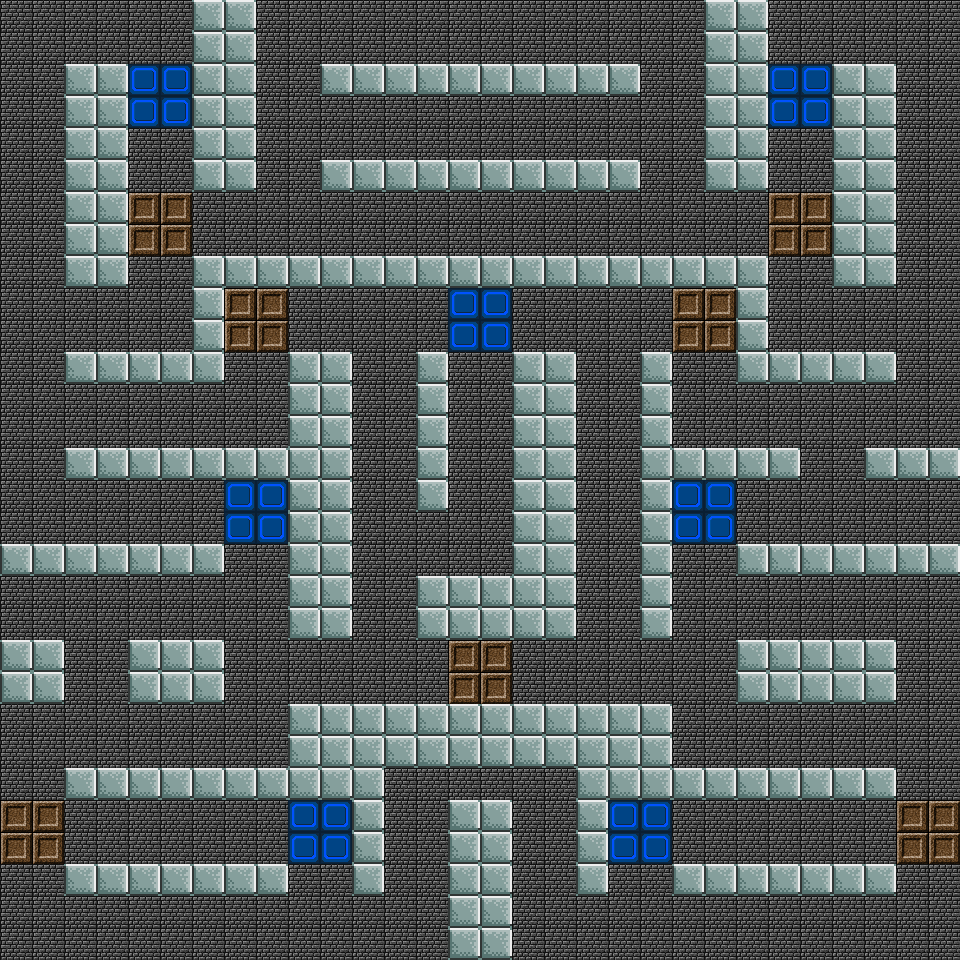

Below is a game level as drawn by its tile map, then a one-line description and the .tmx that defines it (tile-layer data replaced by summaries):
An orthogonal 30x30 tile map with 32x32 px tiles, 5 tile layers (BG, Walls, Spawn5, Spawn6, ...), 2 tilesets.

<map version="1.0" orientation="orthogonal" renderorder="right-down" width="30" height="30" tilewidth="32" tileheight="32" nextobjectid="1">
 <tileset firstgid="1" name="dungeonIcons" tilewidth="32" tileheight="32" tilecount="3072" columns="64">
  <image source="../png/DungeonCrawl_ProjectUtumnoTileset.png" width="2048" height="1536" />
 </tileset>
 <tileset firstgid="3073" name="Simple" tilewidth="32" tileheight="32" tilecount="40" columns="8">
  <image source="../png/simpleGraphics_tiles32x32.png" width="256" height="160" />
 </tileset>
 <layer name="BG" width="30" height="30">
  <data>[900 cells, 900 non-empty, 1 distinct tile ids]</data>
 </layer>
 <layer name="Walls" width="30" height="30">
  <data>[900 cells, 282 non-empty, 1 distinct tile ids]</data>
 </layer>
 <layer name="Spawn5" width="30" height="30">
  <data>[900 cells, 20 non-empty, 1 distinct tile ids]</data>
 </layer>
 <layer name="Spawn6" width="30" height="30">
  <data>[900 cells, 24 non-empty, 1 distinct tile ids]</data>
 </layer>
 <layer name="PowerUp" width="30" height="30">
  <data>[900 cells, 28 non-empty, 1 distinct tile ids]</data>
 </layer>
</map>
